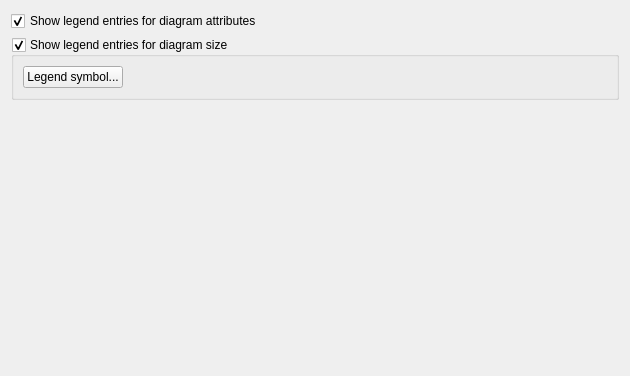
                <widget class="QWidget" name="scrollAreaWidgetContents_2">
                 <property name="geometry">
                  <rect>
                   <x>0</x>
                   <y>0</y>
                   <width>630</width>
                   <height>376</height>
                  </rect>
                 </property>
                 <layout class="QVBoxLayout" name="verticalLayout_12">
                  <item>
                   <widget class="QCheckBox" name="checkBox">
                    <property name="text">
                     <string>Show legend entries for diagram attributes</string>
                    </property>
                    <property name="checked">
                     <bool>true</bool>
                    </property>
                   </widget>
                  </item>
                  <item>
                   <widget class="QgsCollapsibleGroupBox" name="groupBox">
                    <property name="title">
                     <string>Show legend entries for diagram size</string>
                    </property>
                    <property name="checkable">
                     <bool>true</bool>
                    </property>
                    <layout class="QHBoxLayout" name="horizontalLayout_7">
                     <item>
                      <widget class="QPushButton" name="mGridMarkerStyleButton">
                       <property name="text">
                        <string>Legend symbol...</string>
                       </property>
                      </widget>
                     </item>
                     <item>
                      <spacer name="horizontalSpacer_11">
                       <property name="orientation">
                        <enum>Qt::Horizontal</enum>
                       </property>
                       <property name="sizeHint" stdset="0">
                        <size>
                         <width>40</width>
                         <height>20</height>
                        </size>
                       </property>
                      </spacer>
                     </item>
                    </layout>
                   </widget>
                  </item>
                  <item>
                   <spacer name="verticalSpacer_7">
                    <property name="orientation">
                     <enum>Qt::Vertical</enum>
                    </property>
                    <property name="sizeHint" stdset="0">
                     <size>
                      <width>20</width>
                      <height>40</height>
                     </size>
                    </property>
                   </spacer>
                  </item>
                 </layout>
                </widget>
